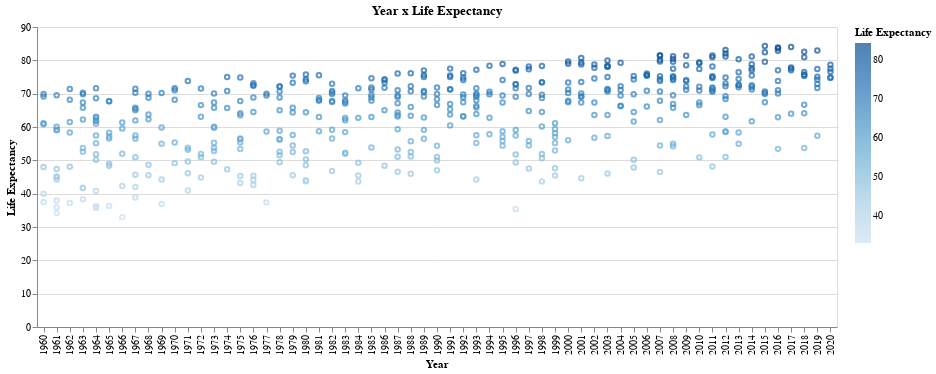

Notebook code for this chart:
### Markdown cell above
First we graph the scatter plot of life expectancy by year (took a sample because the data was too big).

### Code cell
Life_Trend = alt.Chart(df1_melt.sample(500)).mark_point(size=20).encode(
    x = 'Year',
    y = 'Life Expectancy',
    color = alt.Color('Life Expectancy'),
    tooltip=['Country Name','Year','Life Expectancy']
).properties(
    width=800,height=300,
    title='Year x Life Expectancy'
)
Life_Trend

### Figure 1 — Vega-Lite specification as saved in the notebook (floating-point values rounded to 4 significant figures; data arrays with more than 128 entries replaced by an {"elided": "..."} marker saying what was removed)
{"config": {"view": {"continuousWidth": 400, "continuousHeight": 300}}, "data": {"name": "data-f80b723c624c0b204b48da8951f79af2"}, "mark": {"type": "point", "size": 20}, "encoding": {"color": {"field": "Life Expectancy", "type": "quantitative"}, "tooltip": [{"field": "Country Name", "type": "nominal"}, {"field": "Year", "type": "nominal"}, {"field": "Life Expectancy", "type": "quantitative"}], "x": {"field": "Year", "type": "nominal"}, "y": {"field": "Life Expectancy", "type": "quantitative"}}, "height": 300, "title": "Year x Life Expectancy", "width": 800, "$schema": "https://vega.github.io/schema/vega-lite/v4.17.0.json", "datasets": {"data-f80b723c624c0b204b48da8951f79af2": {"elided": "500 records"}}}
